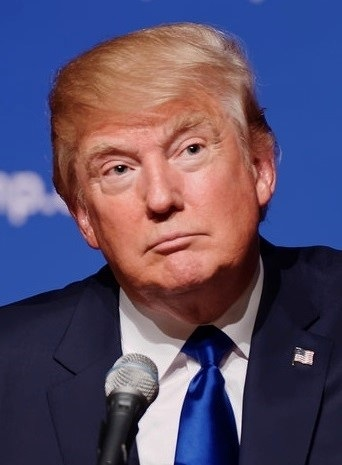
#> input picture week02/code/images/Trump.jpg, 342 x 465 px, found by its file name
$ jupyter execute --allow-errors '10. Face and Eye Detection with Haar Cascade Classifiers.ipynb'   (shell and % lines are left out)   (text cells are left out)
#> lines starting #> are read from the running program, lines starting #| are printed output that depends on the picture; after the words box and inside, x2 and y2 are one past the last pixel; in counts of white or black regions, pixels touching at a corner belong together
[cell 1]
# Our Setup, Import Libaries, Create our Imshow Function and Download our Images
import cv2
import numpy as np
from matplotlib import pyplot as plt

# Define our imshow function
def imshow(title = "Image", image = None, size = 10):
    w, h = image.shape[0], image.shape[1]
    aspect_ratio = w/h
    plt.figure(figsize=(size * aspect_ratio,size))
    plt.imshow(cv2.cvtColor(image, cv2.COLOR_BGR2RGB))
    plt.title(title)
    plt.show()

# Download and unzip our images and Haarcascade Classifiers

[cell 2]
# We point OpenCV's CascadeClassifier function to where our
# classifier (XML file format) is stored
face_classifier = cv2.CascadeClassifier('Haarcascades/haarcascade_frontalface_default.xml')

# Load our image then convert it to grayscale
image = cv2.imread('images/Trump.jpg')
#> image is the input picture: shape (465, 342, 3); mean B, G, R 104.9, 77.8, 89.5
gray = cv2.cvtColor(image, cv2.COLOR_BGR2GRAY)
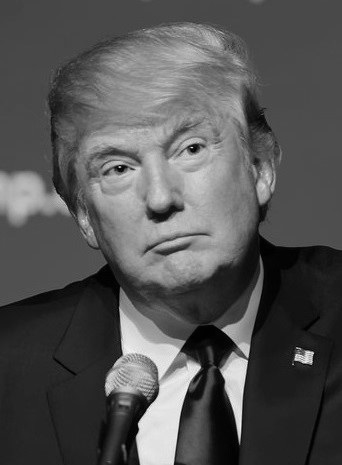
#> gray: shape (465, 342); min 0, max 252, mean 84.4

# Our classifier returns the ROI of the detected face as a tuple
# It stores the top left coordinate and the bottom right coordiantes
faces = face_classifier.detectMultiScale(gray, scaleFactor = 1.3, minNeighbors = 5)
#> faces = [[53, 70, 215, 215]]

# When no faces detected, face_classifier returns and empty tuple
if faces is ():
    print("No faces found")

# We iterate through our faces array and draw a rectangle
# over each face in faces
for (x,y,w,h) in faces:
    cv2.rectangle(image, (x,y), (x+w,y+h), (127,0,255), 2)
#> this loop made 1 pass
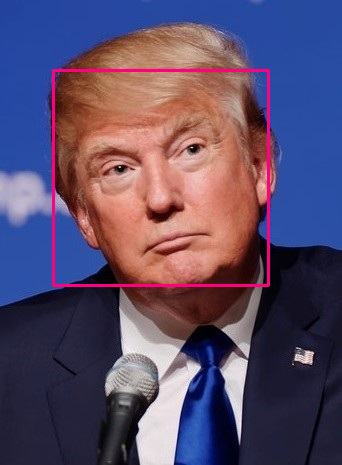
#> image: shape (465, 342, 3); 1.62% of pixels changed, all inside (x1, y1, x2, y2) = (52, 69, 270, 287)

imshow('Face Detection', image)

[cell 3]
import numpy as np
import cv2

face_classifier = cv2.CascadeClassifier('Haarcascades/haarcascade_frontalface_default.xml')
eye_classifier = cv2.CascadeClassifier('Haarcascades/haarcascade_eye.xml')

img = cv2.imread('images/Trump.jpg')
gray = cv2.cvtColor(img, cv2.COLOR_BGR2GRAY)

faces = face_classifier.detectMultiScale(gray, 1.3, 5)

# When no faces detected, face_classifier returns and empty tuple
if faces is ():
    print("No Face Found")

for (x,y,w,h) in faces:
    cv2.rectangle(img,(x,y),(x+w,y+h),(127,0,255),2)
    roi_gray = gray[y:y+h, x:x+w]
    roi_color = img[y:y+h, x:x+w]
    eyes = eye_classifier.detectMultiScale(roi_gray, 1.2, 3)
    for (ex,ey,ew,eh) in eyes:
        cv2.rectangle(roi_color,(ex,ey),(ex+ew,ey+eh),(255,255,0),2)
#> this loop made 1 pass
#> (x, y, w, h, eyes) on pass 1: (53, 70, 215, 215, [[118, 59, 38, 38], [44, 79, 42, 42]])
#> pass 1, `roi_gray = gray[y:y+h, x:x+w]`:
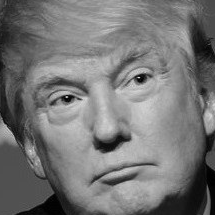
#> roi_gray: shape (215, 215); min 0, max 225, mean 117.9
#> pass 1, `roi_color = img[y:y+h, x:x+w]`:
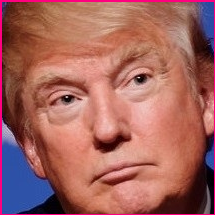
#> roi_color: shape (215, 215, 3); mean B, G, R 94.2, 99.9, 163.3
#> after the loop:
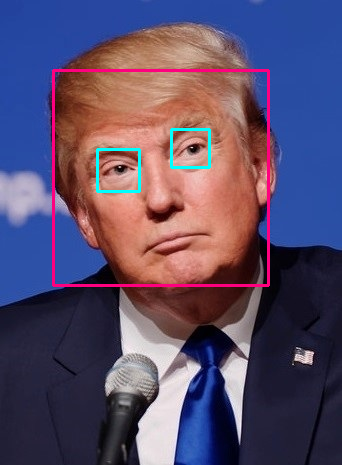
#> img: shape (465, 342, 3); 2.22% of pixels changed, all inside (x1, y1, x2, y2) = (52, 69, 270, 287)
#> after the loop:
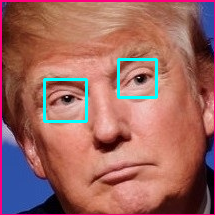
#> roi_color: shape (215, 215, 3); 2.06% of pixels changed, all inside (x1, y1, x2, y2) = (43, 58, 158, 123)

imshow('Eye & Face Detection',img)

[cell 4]
from IPython.display import display, Javascript
from google.colab.output import eval_js
from base64 import b64decode

def take_photo(filename='photo.jpg', quality=0.8):
  js = Javascript('''
    async function takePhoto(quality) {
      const div = document.createElement('div');
      const capture = document.createElement('button');
      capture.textContent = 'Capture';
      div.appendChild(capture);

      const video = document.createElement('video');
      video.style.display = 'block';
      const stream = await navigator.mediaDevices.getUserMedia({video: true});

      document.body.appendChild(div);
      div.appendChild(video);
      video.srcObject = stream;
      await video.play();

      // Resize the output to fit the video element.
      google.colab.output.setIframeHeight(document.documentElement.scrollHeight, true);

      // Wait for Capture to be clicked.
      await new Promise((resolve) => capture.onclick = resolve);

      const canvas = document.createElement('canvas');
      canvas.width = video.videoWidth;
      canvas.height = video.videoHeight;
      canvas.getContext('2d').drawImage(video, 0, 0);
      stream.getVideoTracks()[0].stop();
      div.remove();
      return canvas.toDataURL('image/jpeg', quality);
    }
    ''')
  display(js)
  data = eval_js('takePhoto({})'.format(quality))
  binary = b64decode(data.split(',')[1])
  with open(filename, 'wb') as f:
    f.write(binary)
  return filename

[cell 5]
from IPython.display import Image
try:
  filename = take_photo()
  print('Saved to {}'.format(filename))

  # Show the image which was just taken.
  display(Image(filename))
except Exception as err:
  # Errors will be thrown if the user does not have a webcam or if they do not
  # grant the page permission to access it.
  print(str(err))

[cell 6]
import numpy as np
import cv2

face_classifier = cv2.CascadeClassifier('Haarcascades/haarcascade_frontalface_default.xml')
eye_classifier = cv2.CascadeClassifier('Haarcascades/haarcascade_eye.xml')

img = cv2.imread('photo.jpg')
#> (the rest of this cell did not finish here and is left out)

[cell 7]
import cv2
import numpy as np

face_classifier = cv2.CascadeClassifier('Haarcascades/haarcascade_frontalface_default.xml')
eye_classifier = cv2.CascadeClassifier('Haarcascades/haarcascade_eye.xml')

def face_detector(img, size=0.5):
    # Convert image to grayscale
    gray = cv2.cvtColor(img,cv2.COLOR_BGR2GRAY)
    faces = face_classifier.detectMultiScale(gray, 1.3, 5)
    if faces is ():
        return img

    for (x,y,w,h) in faces:
        x = x - 50
        w = w + 50
        y = y - 50
        h = h + 50
        cv2.rectangle(img,(x,y),(x+w,y+h),(255,0,0),2)
        roi_gray = gray[y:y+h, x:x+w]
        roi_color = img[y:y+h, x:x+w]
        eyes = eye_classifier.detectMultiScale(roi_gray)

        for (ex,ey,ew,eh) in eyes:
            cv2.rectangle(roi_color,(ex,ey),(ex+ew,ey+eh),(0,0,255),2)

    roi_color = cv2.flip(roi_color,1)
    return roi_color

cap = cv2.VideoCapture(0)

while True:

    ret, frame = cap.read()
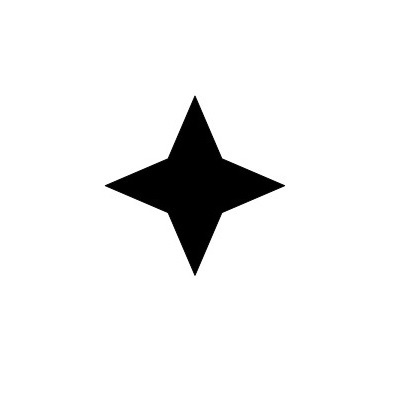
#> input picture week02/code/backup/images/4star.jpg, 400 x 400 px, given in place of the camera
#> frame is the input picture: shape (400, 400, 3); min 0, max 255, mean 239.2
    cv2.imshow('Our Face Extractor', face_detector(frame))
#> in face_detector, `faces = face_classifier.detectMultiScale(gray, 1.3, 5)`: faces = ()
    if cv2.waitKey(1) == 13: #13 is the Enter Key
#> (key Esc is pressed here)
        break

cap.release()
cv2.destroyAllWindows()
